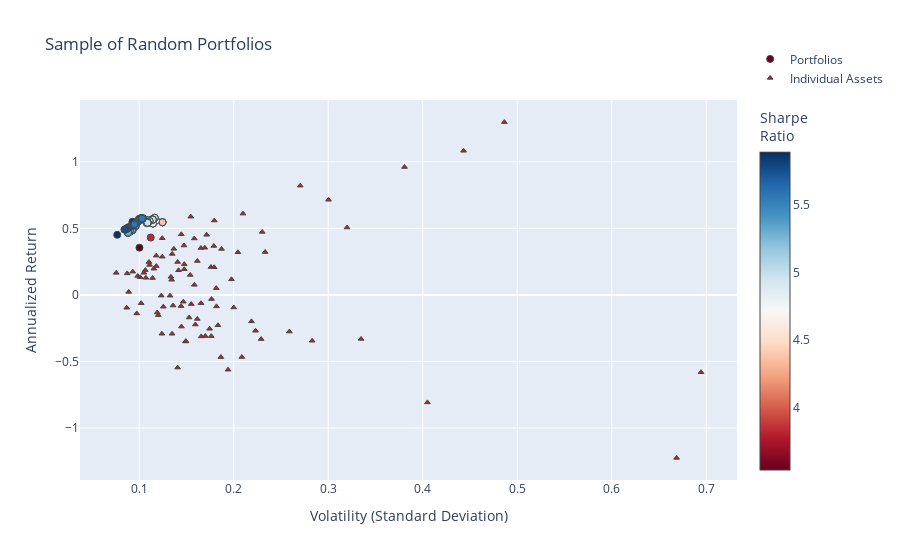

Source (notebook cell):
### Code cell
fig = go.Figure()

fig.add_trace(go.Scatter(
    x=[p["variance"]**0.5 for p in total_portfolios],  # Convert variance to volatility
    y=[p["return"] for p in total_portfolios],
    mode='markers',
    marker=dict(
        color=[p["sharpe"] for p in total_portfolios],  # Sharpe Ratio
        showscale=True,
        size=7,
        line=dict(width=1),
        colorscale="RdBu",
        colorbar=dict(title="Sharpe<br>Ratio")
    ),
    hoverinfo='text',
    text=[
        f"Return: {p['return']:.3%}<br>Volatility: {p['variance']**0.5:.3f}<br>" +
        f"Sharpe Ratio: {p['return'] / (p['variance']**0.5):.3f}<br>" +
        "<br>".join([f"{p['tickers'][i]}: Weight={p['weights'][i]:.3f}" for i in range(len(p['tickers']))])
        for p in total_portfolios
    ],
    name="Portfolios"
))

fig.add_trace(go.Scatter(
    x=volatility,
    y=annualized_returns,
    mode='markers',
    hoverinfo='text',
    hovertext=[
        f"{name} <br>Volatility: {vol:.3f} <br>Returns: {ret:.3%} <br>Sharpe Ratio: {sr:.3f}"
        for name, vol, ret, sr in zip(names, volatility, annualized_returns, sharpe_ratios)
    ],
    marker=dict(
        color='brown',
        size=5,
        symbol='triangle-up',  # Sets the marker shape to a triangle
        line=dict(width=1)
    ),
    name="Individual Assets"
))

fig.update_layout(
    title='Sample of Random Portfolios',
    xaxis_title='Volatility (Standard Deviation)',
    yaxis_title='Annualized Return',
    legend=dict(y=5
    )
)


fig.show()

### Figure 1 — Plotly figure (JSON) as saved in the notebook; plotly's stock layout.template omitted (floating-point values rounded to 4 significant figures; data arrays with more than 128 entries replaced by an {"elided": "..."} marker saying what was removed)
{"data": [{"hoverinfo": "text", "marker": {"color": {"elided": "210 float values"}, "colorbar": {"title": {"text": "Sharpe<br>Ratio"}}, "colorscale": [[0, "rgb(103,0,31)"], [0.1, "rgb(178,24,43)"], [0.2, "rgb(214,96,77)"], [0.3, "rgb(244,165,130)"], [0.4, "rgb(253,219,199)"], [0.5, "rgb(247,247,247)"], [0.6, "rgb(209,229,240)"], [0.7, "rgb(146,197,222)"], [0.8, "rgb(67,147,195)"], [0.9, "rgb(33,102,172)"], [1, "rgb(5,48,97)"]], "line": {"width": 1}, "showscale": true, "size": 7}, "mode": "markers", "name": "Portfolios", "text": {"elided": "210 str values"}, "type": "scatter", "x": {"elided": "210 float values"}, "y": {"elided": "210 float values"}}, {"hoverinfo": "text", "hovertext": ["NVDA_Close <br>Volatility: 0.443 <br>Returns: 108.207% <br>Sharpe Ratio: 2.442", "BMY_Close <br>Volatility: 0.182 <br>Returns: -8.623% <br>Sharpe Ratio: -0.474", "SYK_Close <br>Volatility: 0.116 <br>Returns: 19.679% <br>Sharpe Ratio: 1.703", "MMM_Close <br>Volatility: 0.118 <br>Returns: 21.627% <br>Sharpe Ratio: 1.830", "UA_Close <br>Volatility: 0.335 <br>Returns: -33.044% <br>Sharpe Ratio: -0.987", "F_Close <br>Volatility: 0.186 <br>Returns: -46.688% <br>Sharpe Ratio: -2.504", "SRE_Close <br>Volatility: 0.107 <br>Returns: 12.842% <br>Sharpe Ratio: 1.199", "MA_Close <br>Volatility: 0.124 <br>Returns: 28.689% <br>Sharpe Ratio: 2.305", "SNAP_Close <br>Volatility: 0.669 <br>Returns: -122.379% <br>Sharpe Ratio: -1.830", "SYY_Close <br>Volatility: 0.155 <br>Returns: -6.895% <br>Sharpe Ratio: -0.444", "WFC_Close <br>Volatility: 0.176 <br>Returns: -30.961% <br>Sharpe Ratio: -1.756", "CMCSA_Close <br>Volatility: 0.154 <br>Returns: 14.957% <br>Sharpe Ratio: 0.971", "PYPL_Close <br>Volatility: 0.210 <br>Returns: 61.041% <br>Sharpe Ratio: 2.909", "ORCL_Close <br>Volatility: 0.187 <br>Returns: 34.500% <br>Sharpe Ratio: 1.843", "BABA_Close <br>Volatility: 0.270 <br>Returns: 82.040% <br>Sharpe Ratio: 3.034", "PG_Close <br>Volatility: 0.087 <br>Returns: -9.655% <br>Sharpe Ratio: -1.112", "AMD_Close <br>Volatility: 0.694 <br>Returns: -58.090% <br>Sharpe Ratio: -0.837", "GS_Close <br>Volatility: 0.209 <br>Returns: -46.653% <br>Sharpe Ratio: -2.236", "WMT_Close <br>Volatility: 0.148 <br>Returns: 23.079% <br>Sharpe Ratio: 1.562", "LMT_Close <br>Volatility: 0.107 <br>Returns: 18.608% <br>Sharpe Ratio: 1.746", "VRTX_Close <br>Volatility: 0.486 <br>Returns: 129.746% <br>Sharpe Ratio: 2.668", "GM_Close <br>Volatility: 0.170 <br>Returns: -30.932% <br>Sharpe Ratio: -1.819", "BIIB_Close <br>Volatility: 0.229 <br>Returns: -33.166% <br>Sharpe Ratio: -1.448", "EMR_Close <br>Volatility: 0.165 <br>Returns: -6.262% <br>Sharpe Ratio: -0.378", "DE_Close <br>Volatility: 0.179 <br>Returns: 36.750% <br>Sharpe Ratio: 2.053", "IBM_Close <br>Volatility: 0.141 <br>Returns: -54.590% <br>Sharpe Ratio: -3.879", "HD_Close <br>Volatility: 0.134 <br>Returns: 11.373% <br>Sharpe Ratio: 0.846", "RDY_Close <br>Volatility: 0.283 <br>Returns: -34.437% <br>Sharpe Ratio: -1.217", "JPM_Close <br>Volatility: 0.162 <br>Returns: -18.067% <br>Sharpe Ratio: -1.119", "MSFT_Close <br>Volatility: 0.137 <br>Returns: 34.582% <br>Sharpe Ratio: 2.530", "MS_Close <br>Volatility: 0.219 <br>Returns: -19.860% <br>Sharpe Ratio: -0.907", "GILD_Close <br>Volatility: 0.153 <br>Returns: -16.977% <br>Sharpe Ratio: -1.111", "T_Close <br>Volatility: 0.145 <br>Returns: -23.798% <br>Sharpe Ratio: -1.644", "RMD_Close <br>Volatility: 0.177 <br>Returns: -3.112% <br>Sharpe Ratio: -0.176", "CAT_Close <br>Volatility: 0.233 <br>Returns: 32.197% <br>Sharpe Ratio: 1.380", "MDT_Close <br>Volatility: 0.114 <br>Returns: 12.664% <br>Sharpe Ratio: 1.110", "XOM_Close <br>Volatility: 0.120 <br>Returns: -15.220% <br>Sharpe Ratio: -1.266", "CRM_Close <br>Volatility: 0.148 <br>Returns: 19.290% <br>Sharpe Ratio: 1.306", "AEP_Close <br>Volatility: 0.101 <br>Returns: 13.214% <br>Sharpe Ratio: 1.306", "RTX_Close <br>Volatility: 0.093 <br>Returns: 17.474% <br>Sharpe Ratio: 1.875", "NKE_Close <br>Volatility: 0.259 <br>Returns: -27.547% <br>Sharpe Ratio: -1.064", "NFLX_Close <br>Volatility: 0.320 <br>Returns: 50.627% <br>Sharpe Ratio: 1.582", "ZBH_Close <br>Volatility: 0.176 <br>Returns: 20.942% <br>Sharpe Ratio: 1.190", "ISRG_Close <br>Volatility: 0.180 <br>Returns: 55.877% <br>Sharpe Ratio: 3.112", "COST_Close <br>Volatility: 0.194 <br>Returns: -56.160% <br>Sharpe Ratio: -2.894", "KO_Close <br>Volatility: 0.076 <br>Returns: 16.554% <br>Sharpe Ratio: 2.186", "META_Close <br>Volatility: 0.158 <br>Returns: 42.367% <br>Sharpe Ratio: 2.676", "INTC_Close <br>Volatility: 0.144 <br>Returns: -8.425% <br>Sharpe Ratio: -0.584", "GE_Close <br>Volatility: 0.166 <br>Returns: -31.167% <br>Sharpe Ratio: -1.881", "GOOG_Close <br>Volatility: 0.169 <br>Returns: 35.438% <br>Sharpe Ratio: 2.092", "VZ_Close <br>Volatility: 0.175 <br>Returns: -25.448% <br>Sharpe Ratio: -1.458", "MRK_Close <br>Volatility: 0.119 <br>Returns: -13.218% <br>Sharpe Ratio: -1.109", "ETN_Close <br>Volatility: 0.141 <br>Returns: 24.706% <br>Sharpe Ratio: 1.755", "JNJ_Close <br>Volatility: 0.111 <br>Returns: 22.520% <br>Sharpe Ratio: 2.029", "BAC_Close <br>Volatility: 0.223 <br>Returns: -26.944% <br>Sharpe Ratio: -1.207", "SAP_Close <br>Volatility: 0.147 <br>Returns: 37.100% <br>Sharpe Ratio: 2.516", "K_Close <br>Volatility: 0.135 <br>Returns: -29.169% <br>Sharpe Ratio: -2.163", "LLY_Close <br>Volatility: 0.158 <br>Returns: 7.554% <br>Sharpe Ratio: 0.477", "DIS_Close <br>Volatility: 0.123 <br>Returns: -0.543% <br>Sharpe Ratio: -0.044", "GOOGL_Close <br>Volatility: 0.165 <br>Returns: 35.196% <br>Sharpe Ratio: 2.129", "MCD_Close <br>Volatility: 0.145 <br>Returns: 45.502% <br>Sharpe Ratio: 3.146", "TMO_Close <br>Volatility: 0.142 <br>Returns: 18.499% <br>Sharpe Ratio: 1.306", "EXC_Close <br>Volatility: 0.136 <br>Returns: -8.000% <br>Sharpe Ratio: -0.589", "SO_Close <br>Volatility: 0.102 <br>Returns: -6.231% <br>Sharpe Ratio: -0.610", "BTI_Close <br>Volatility: 0.204 <br>Returns: 32.001% <br>Sharpe Ratio: 1.565", "AAPL_Close <br>Volatility: 0.162 <br>Returns: 25.462% <br>Sharpe Ratio: 1.576", "PEP_Close <br>Volatility: 0.087 <br>Returns: 16.167% <br>Sharpe Ratio: 1.850", "ABT_Close <br>Volatility: 0.133 <br>Returns: -0.556% <br>Sharpe Ratio: -0.042", "V_Close <br>Volatility: 0.110 <br>Returns: 24.671% <br>Sharpe Ratio: 2.234", "BA_Close <br>Volatility: 0.198 <br>Returns: 11.691% <br>Sharpe Ratio: 0.591", "PM_Close <br>Volatility: 0.135 <br>Returns: 30.790% <br>Sharpe Ratio: 2.281", "ADBE_Close <br>Volatility: 0.155 <br>Returns: 58.725% <br>Sharpe Ratio: 3.798", "KR_Close <br>Volatility: 0.405 <br>Returns: -80.708% <br>Sharpe Ratio: -1.993", "NEE_Close <br>Volatility: 0.105 <br>Returns: 16.637% <br>Sharpe Ratio: 1.584", "HON_Close <br>Volatility: 0.099 <br>Returns: 14.235% <br>Sharpe Ratio: 1.445", "GIS_Close <br>Volatility: 0.124 <br>Returns: -29.181% <br>Sharpe Ratio: -2.352", "TSLA_Close <br>Volatility: 0.381 <br>Returns: 96.040% <br>Sharpe Ratio: 2.522", "PFE_Close <br>Volatility: 0.098 <br>Returns: -13.932% <br>Sharpe Ratio: -1.429", "CVX_Close <br>Volatility: 0.149 <br>Returns: -34.967% <br>Sharpe Ratio: -2.344", "EW_Close <br>Volatility: 0.230 <br>Returns: 47.299% <br>Sharpe Ratio: 2.055", "AMZN_Close <br>Volatility: 0.171 <br>Returns: 45.113% <br>Sharpe Ratio: 2.632", "DUK_Close <br>Volatility: 0.089 <br>Returns: 2.265% <br>Sharpe Ratio: 0.255", "UNH_Close <br>Volatility: 0.118 <br>Returns: 29.482% <br>Sharpe Ratio: 2.496", "REGN_Close <br>Volatility: 0.300 <br>Returns: 71.439% <br>Sharpe Ratio: 2.378", "MO_Close <br>Volatility: 0.200 <br>Returns: -9.445% <br>Sharpe Ratio: -0.472", "ABBV_Close <br>Volatility: 0.124 <br>Returns: 42.583% <br>Sharpe Ratio: 3.422", "AMGN_Close <br>Volatility: 0.183 <br>Returns: -22.800% <br>Sharpe Ratio: -1.243", "BSX_Close <br>Volatility: 0.134 <br>Returns: 13.570% <br>Sharpe Ratio: 1.015", "DHR_Close <br>Volatility: 0.126 <br>Returns: -8.871% <br>Sharpe Ratio: -0.706", "QCOM_Close <br>Volatility: 0.182 <br>Returns: 5.055% <br>Sharpe Ratio: 0.278", "TXN_Close <br>Volatility: 0.179 <br>Returns: 20.737% <br>Sharpe Ratio: 1.156", "CPB_Close <br>Volatility: 0.149 <br>Returns: -34.720% <br>Sharpe Ratio: -2.323", "CSCO_Close <br>Volatility: 0.159 <br>Returns: -22.251% <br>Sharpe Ratio: -1.395", "ACN_Close <br>Volatility: 0.147 <br>Returns: -5.090% <br>Sharpe Ratio: -0.347"], "marker": {"color": "brown", "line": {"width": 1}, "size": 5, "symbol": "triangle-up"}, "mode": "markers", "name": "Individual Assets", "type": "scatter", "x": [0.4432, 0.1818, 0.1156, 0.1182, 0.3348, 0.1865, 0.1071, 0.1244, 0.6686, 0.1552, 0.1763, 0.1541, 0.2099, 0.1872, 0.2704, 0.08685, 0.6944, 0.2086, 0.1478, 0.1066, 0.4864, 0.17, 0.2291, 0.1655, 0.179, 0.1407, 0.1344, 0.283, 0.1615, 0.1367, 0.2189, 0.1529, 0.1447, 0.1766, 0.2333, 0.1141, 0.1203, 0.1477, 0.1011, 0.09322, 0.259, 0.3199, 0.176, 0.1795, 0.1941, 0.07573, 0.1583, 0.1444, 0.1657, 0.1694, 0.1746, 0.1191, 0.1407, 0.111, 0.2232, 0.1474, 0.1348, 0.1584, 0.1233, 0.1653, 0.1446, 0.1417, 0.1359, 0.1022, 0.2045, 0.1616, 0.08737, 0.1327, 0.1104, 0.1977, 0.135, 0.1546, 0.405, 0.105, 0.09851, 0.1241, 0.3808, 0.09751, 0.1492, 0.2302, 0.1714, 0.08891, 0.1181, 0.3004, 0.2, 0.1244, 0.1834, 0.1336, 0.1256, 0.1816, 0.1794, 0.1495, 0.1594, 0.1467], "y": [1.082, -0.08623, 0.1968, 0.2163, -0.3304, -0.4669, 0.1284, 0.2869, -1.224, -0.06895, -0.3096, 0.1496, 0.6104, 0.345, 0.8204, -0.09655, -0.5809, -0.4665, 0.2308, 0.1861, 1.297, -0.3093, -0.3317, -0.06262, 0.3675, -0.5459, 0.1137, -0.3444, -0.1807, 0.3458, -0.1986, -0.1698, -0.238, -0.03112, 0.322, 0.1266, -0.1522, 0.1929, 0.1321, 0.1747, -0.2755, 0.5063, 0.2094, 0.5588, -0.5616, 0.1655, 0.4237, -0.08425, -0.3117, 0.3544, -0.2545, -0.1322, 0.2471, 0.2252, -0.2694, 0.371, -0.2917, 0.07554, -0.005432, 0.352, 0.455, 0.185, -0.08, -0.06231, 0.32, 0.2546, 0.1617, -0.005564, 0.2467, 0.1169, 0.3079, 0.5872, -0.8071, 0.1664, 0.1424, -0.2918, 0.9604, -0.1393, -0.3497, 0.473, 0.4511, 0.02265, 0.2948, 0.7144, -0.09445, 0.4258, -0.228, 0.1357, -0.08871, 0.05055, 0.2074, -0.3472, -0.2225, -0.0509]}], "layout": {"legend": {"y": 5}, "title": {"text": "Sample of Random Portfolios"}, "xaxis": {"title": {"text": "Volatility (Standard Deviation)"}}, "yaxis": {"title": {"text": "Annualized Return"}}}}
